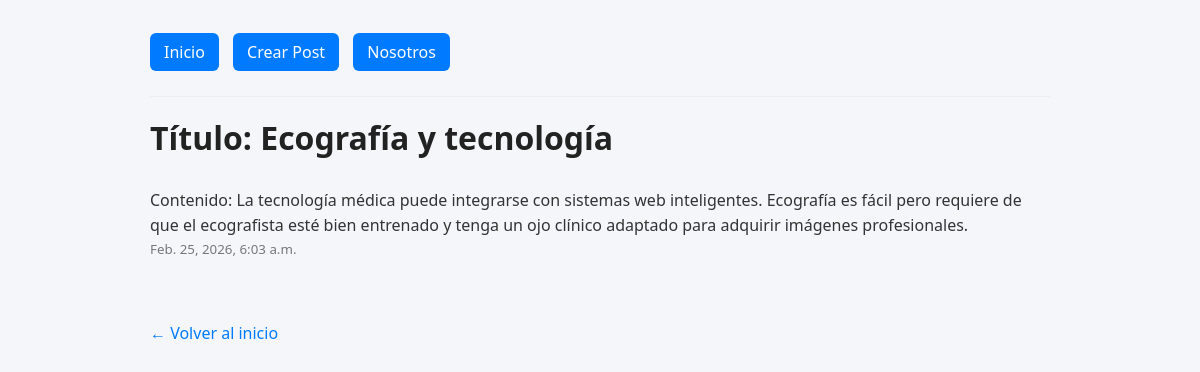
Page /post/titulo-ecografia-y-tecnologia/ on the committed database.
### core/models.py (models this page shows, shortened)
class Post(models.Model):
    titulo = models.CharField(max_length=200)
    slug = models.SlugField(unique=True, null=True, blank=True)
    contenido = models.TextField()
    fecha_creacion = models.DateTimeField(auto_now_add=True)

### core/views.py (the view)
# urls.py: path('post/<slug:slug>/', views.detalle_post, name='detalle_post'),
def detalle_post(request, slug):
    post = get_object_or_404(Post, slug=slug)
    return render(request, 'core/detalle_post.html', {'post': post})

### core/templates/core/detalle_post.html (shortened to what this page needs)
{% extends "core/base.html" %}
{% block content %}
    <h1>{{ post.titulo }}</h1>
    <p>{{ post.contenido }}</p>
    <small>{{ post.fecha_creacion }}</small>
    <br><br>
    <a href="/">← Volver al inicio</a>
{% endblock %}

### core/static/core/estilos.css (style rules this page uses)
* { margin: 0; padding: 0; box-sizing: border-box; }
body { font-family: 'Segoe UI', Tahoma, Geneva, Verdana, sans-serif; background-color: #f4f6f9; color: #333; line-height: 1.6; padding: 40px; }
h1 { margin-bottom: 25px; color: #222; }
a { color: #007bff; text-decoration: none; }
small { color: #777; display: block; margin-bottom: 10px; }

### rows in the picture
Post: titulo "Título: Ecografía y tecnología", contenido "Contenido: La tecnología médica puede integrarse con sistemas web inteligentes. Ecografía es fácil pero requiere de que el ecografista esté bien entrenado y tenga un ojo clínico adaptado para adquirir imágenes profesionales.", fecha_creacion "Feb. 25, 2026, 6:03 a.m."
